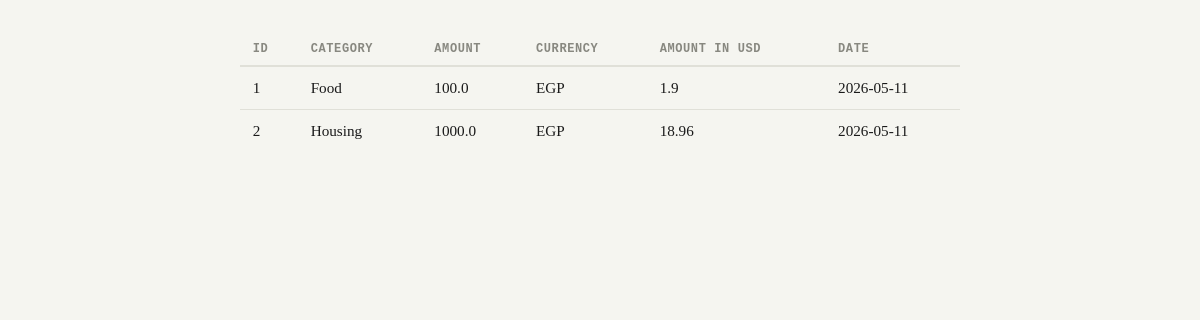
Before: /total with the older database file.
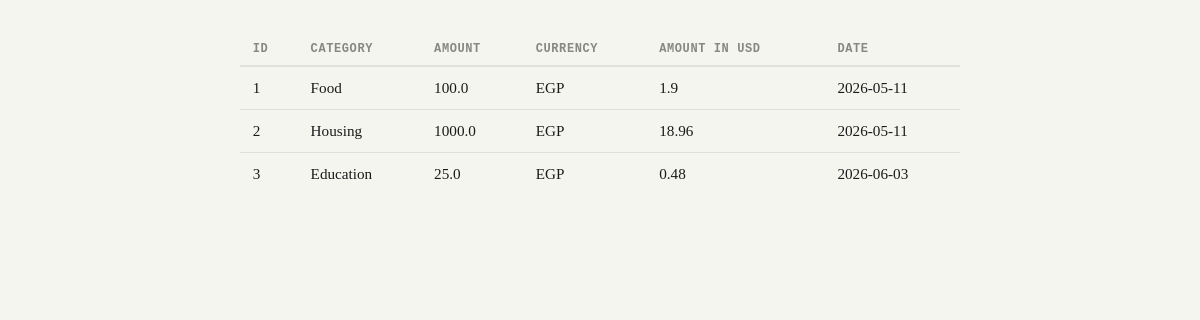
After: the same page with the newer database file.
### tables this page shows
CREATE TABLE expenses (
        id INTEGER PRIMARY KEY AUTOINCREMENT,
        category TEXT NOT NULL,
        amount REAL NOT NULL,
        currency TEXT NOT NULL,
        amount_in_base REAL NOT NULL,
        date TEXT NOT NULL DEFAULT (DATE('now'))
    );

### app.py (the view)
@app.route("/total")
def total():
    conn = sqlite3.connect('database.db')
    cursor = conn.cursor()
    total= cursor.execute("SELECT * FROM expenses").fetchall()
    total_dates = cursor.execute("SELECT DISTINCT date FROM expenses;").fetchall()
    conn.close()
    return render_template("total.html", total=total ,total_dates =total_dates)

### templates/total.html (shortened to what this page needs)
{% extends "layout.html" %}
{% block body %}
<table>
    <thead>
        <tr>
            <th>id</th>
            <th>category</th>
            <th>amount</th>
            <th>currency</th>
            <th>amount in usd</th>
            <th>date</th>
        </tr>
    </thead>
    <tbody>
        {% for tot in total %}
        <tr>
            <td>{{ tot [0] }}</td>
            <td>{{ tot [1] }}</td>
            <td>{{ tot [2] }}</td>
            <td>{{ tot [3] }}</td>
            <td>{{ tot [4] }}</td>
            <td>{{ tot [5] }}</td>
        </tr>
        {% endfor %}
    </tbody>
</table>
{% endblock %}

Changed rows visible on the page:
added expenses: id "3", category "Education", amount "25.0", currency "EGP", amount_in_base "0.48", date "2026-06-03"
